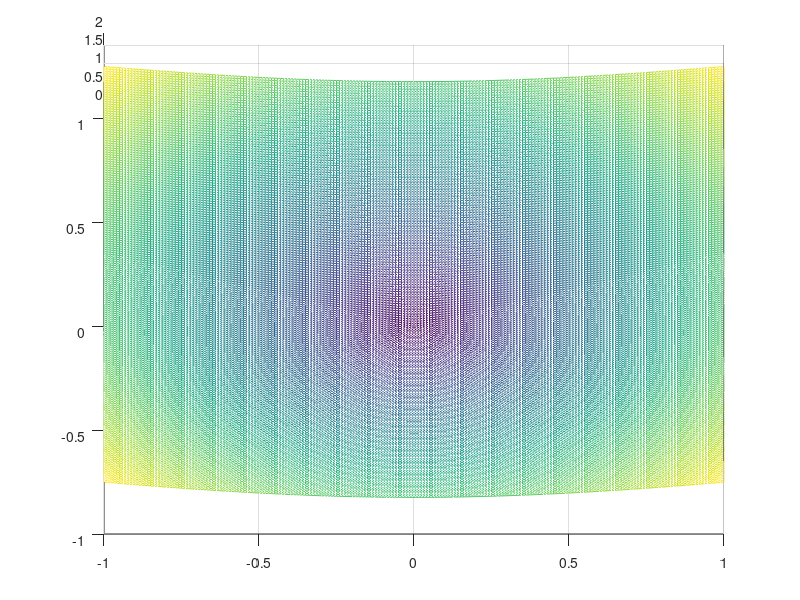

Here is the MATLAB script that generated this plot:
x=-1:0.01:1;
y=-1:0.01:1;
[x,y]=meshgrid(x,y);
z=sqrt(x.^2+y.^2);
mesh(x,y,z)

n=50;
for i=1:n
    view(i*360/n,30);
    pause(0.1);
end
for i=1:n
    view(360,30+i);
    pause(0.1);
end